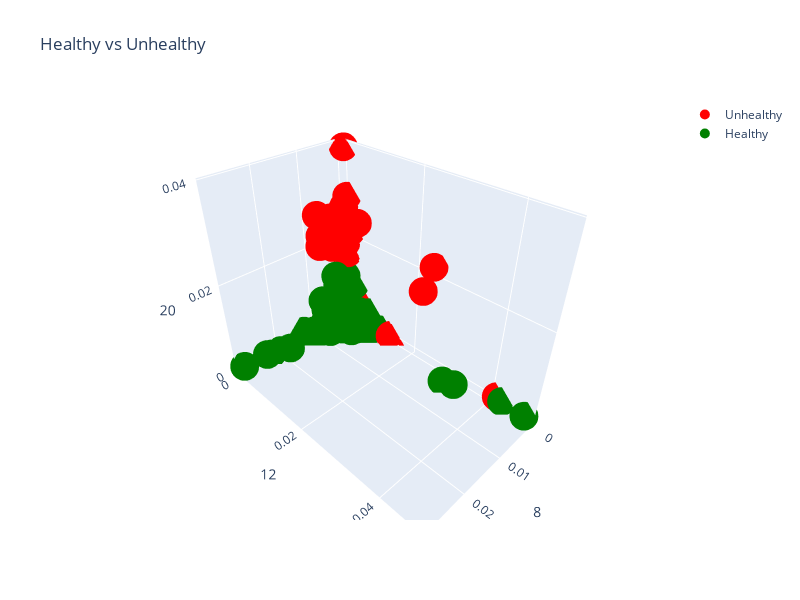

Notebook code for this chart:
### Markdown cell above
### Clustering based on the Class Labels

### Code cell
cluster0 = go.Scatter3d(
    x=data[data['Healthy']==0][8],
    y=data[data['Healthy']==0][12],
    z=data[data['Healthy']==0][20],
    mode='markers',
    marker=dict(
        color='red',  
        size=10,
        symbol='circle'
    ),
    name='Unhealthy'  
)

cluster1 = go.Scatter3d(
    x=data[data['Healthy']==1][8],
    y=data[data['Healthy']==1][12],
    z=data[data['Healthy']==1][20],
    mode='markers',
    marker=dict(
        color='green',  
        size=10,
        symbol='circle'
    ),
    name='Healthy'  
)

fig = go.Figure()
fig.add_trace(cluster0)
fig.add_trace(cluster1)

fig.update_layout(
    title='Healthy vs Unhealthy',
    scene=dict(
        xaxis=dict(title='8'),
        yaxis=dict(title='12'),
        zaxis=dict(title='20')
    ),
    showlegend=True,  
    width=800, 
    height=600
)

fig.show()

### Figure 1 — Plotly figure (JSON) as saved in the notebook; plotly's stock layout.template omitted (floating-point values rounded to 4 significant figures; data arrays with more than 128 entries replaced by an {"elided": "..."} marker saying what was removed)
{"data": [{"marker": {"color": "red", "size": 10, "symbol": "circle"}, "mode": "markers", "name": "Unhealthy", "type": "scatter3d", "x": {"elided": "264 float values"}, "y": {"elided": "264 float values"}, "z": {"elided": "264 float values"}}, {"marker": {"color": "green", "size": 10, "symbol": "circle"}, "mode": "markers", "name": "Healthy", "type": "scatter3d", "x": {"elided": "264 float values"}, "y": {"elided": "264 float values"}, "z": {"elided": "264 float values"}}], "layout": {"height": 600, "scene": {"xaxis": {"title": {"text": "8"}}, "yaxis": {"title": {"text": "12"}}, "zaxis": {"title": {"text": "20"}}}, "showlegend": true, "title": {"text": "Healthy vs Unhealthy"}, "width": 800}}
